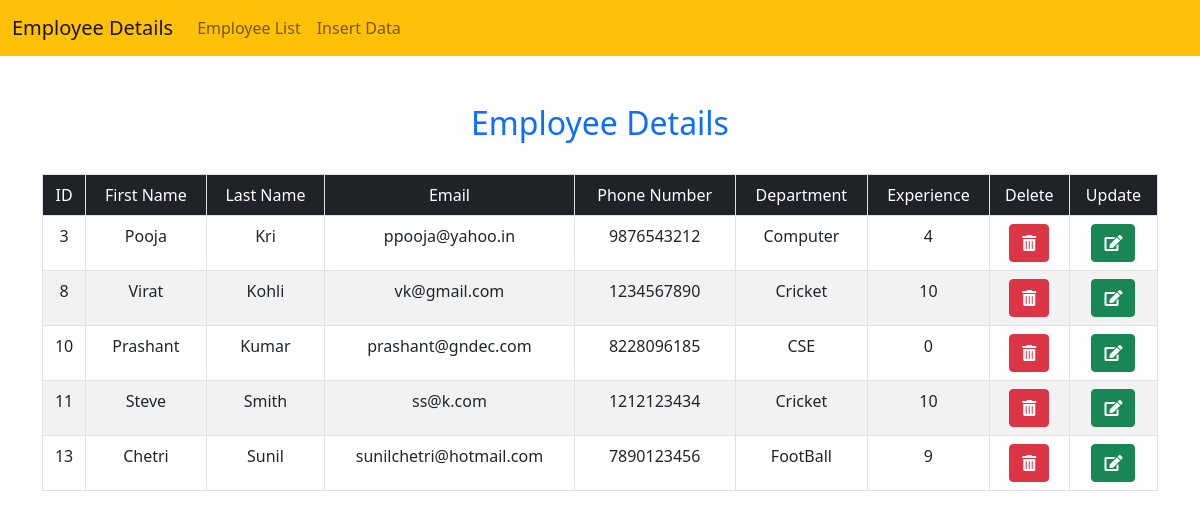
Screenshot of /display.php with the database file from the repository.
### tables this page shows
CREATE TABLE `employee` (
  `id` int(20) NOT NULL,
  `fname` varchar(255) DEFAULT NULL,
  `lname` varchar(255) DEFAULT NULL,
  `email` varchar(255) DEFAULT NULL,
  `phone` varchar(255) DEFAULT NULL,
  `dept` varchar(255) DEFAULT NULL,
  `exp` varchar(255) DEFAULT NULL
);

### display.php (the view, shortened to what this page needs)
<!DOCTYPE html>
<html lang="en">
<head>
    <link href="https://cdn.jsdelivr.net/npm/bootstrap@5.0.0-beta3/dist/css/bootstrap.min.css" rel="stylesheet">
    <link rel="stylesheet" href="https://use.fontawesome.com/releases/v5.15.3/css/all.css">
</head>
<body>
    <?php include "include/navbar.php" ?>
    <br>
    <div class="container">
        <br>
        <div class="col-lg-12">
            <h2 class="text-center text-primary"> Employee Details </h2>
            <br>
            <table class="table table-striped table-hover table-bordered">
                <tr class="bg-dark text-white text-center">
                    <td>ID</td>
                    <td>First Name</td>
                    <td>Last Name</td>
                    <td>Email</td>
                    <td>Phone Number</td>
                    <td>Department</td>
                    <td>Experience</td>
                    <td>Delete</td>
                    <td>Update</td>
                </tr>
                <?php
                include 'conn.php';
                $q = "select * from employee";
                $query = mysqli_query($con, $q);
                while ($res = mysqli_fetch_array($query)) {
                ?>
                    <tr class="text-center">
                        <td><?php echo $res['id']; ?></td>
                        <td><?php echo $res['fname']; ?></td>
                        <td><?php echo $res['lname']; ?></td>
                        <td><?php echo $res['email']; ?></td>
                        <td><?php echo $res['phone']; ?></td>
                        <td><?php echo $res['dept']; ?></td>
                        <td><?php echo $res['exp']; ?></td>
                        <td><button class="btn btn-danger"><a href="delete.php?id=<?php echo $res['id']; ?>" class="text-white">
                                    <i class="fa fa-trash-alt"></i></a></button></td>
                        <td><button class="btn btn-success "><a href=" update.php?id=<?php echo $res['id']; ?>" class="text-white">
                                    <i class="fa fa-edit"></i></a></button></td>
                    </tr>
                <?php
                }
                ?>
            </table>
        </div>
    </div>
</body>
</html>

### include/navbar.php (shortened to what this page needs)
<nav class="navbar navbar-expand-lg navbar-light bg-warning">
  <div class="container-fluid">
    <a class="navbar-brand">Employee Details</a>
    <div class="collapse navbar-collapse" id="navbarSupportedContent">
      <ul class="navbar-nav me-auto mb-2 mb-lg-0">
        <li class="nav-item">
          <a class="nav-link" href="display.php">Employee List</a>
        </li>
        <li class="nav-item">
          <a class="nav-link" href="form.php" tabindex="-1">Insert Data</a>
        </li>
      </ul>
    </div>
  </div>
</nav>

### rows the page displays
employee: id "3", fname "Pooja", lname "Kri", email "ppooja@yahoo.in", phone "9876543212", dept "Computer", exp "4"
employee: id "8", fname "Virat", lname "Kohli", email "vk@gmail.com", phone "1234567890", dept "Cricket", exp "10"
employee: id "10", fname "Prashant", lname "Kumar", email "prashant@gndec.com", phone "8228096185", dept "CSE", exp "0"
employee: id "11", fname "Steve", lname "Smith", email "ss@k.com", phone "1212123434", dept "Cricket", exp "10"
employee: id "13", fname "Chetri", lname "Sunil", email "sunilchetri@hotmail.com", phone "7890123456", dept "FootBall", exp "9"
